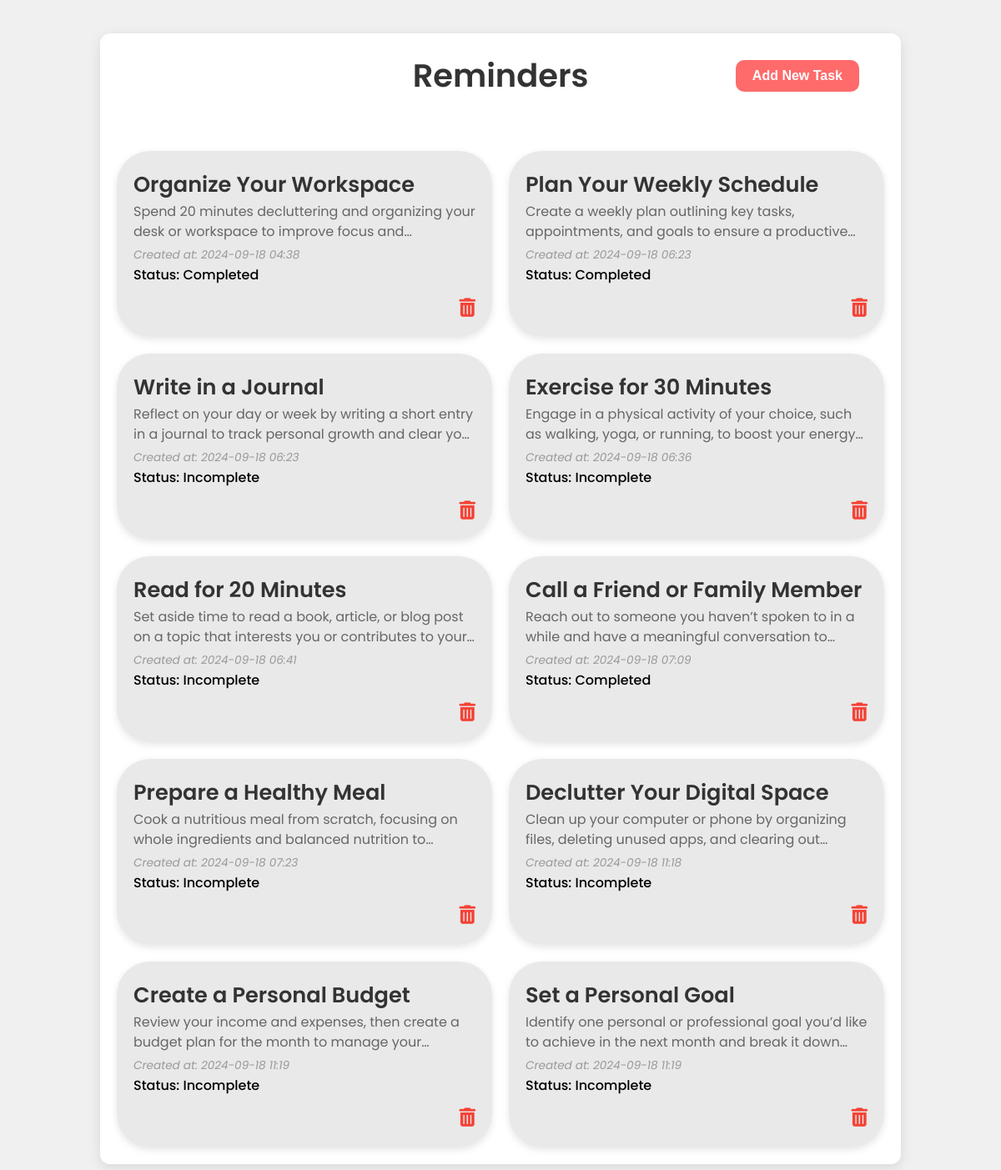
The page / on the database its author committed.
### todos/models.py (models this page shows, shortened)
class Todo(models.Model):
    title = models.CharField(max_length=255, null=False, blank=False)
    description = models.TextField(null=False, blank=False)
    completed = models.BooleanField(default=False)
    created_at = models.DateTimeField(default=timezone.now)

### todos/views.py (the view)
# urls.py: path('', views.todo_list_view, name='todo_list'),
def todo_list_view(request):
    todos = Todo.objects.all()
    return render(request, 'todos/todo_list.html', {'todos': todos})

### todos/templates/todos/todo_list.html (shortened to what this page needs)
<!DOCTYPE html>
<html lang="en">
<head>
    {% load static %}
    <link rel="stylesheet" href="{% static 'styles.css' %}">
    <link rel="stylesheet" href="https://cdnjs.cloudflare.com/ajax/libs/font-awesome/6.0.0-beta3/css/all.min.css">
</head>
<body>
    <div class="container">
        <a href="{% url 'create_todo_form' %}"><button class="add-task">Add New Task</button></a>
        <h1>Reminders</h1>
        <div class="todo-list">
            {% for todo in todos %}
                <a href="{% url 'update_todo_form' todo.id %}" class="todo-card-link">
                    <div class="todo-card">
                        <div class="task-details">
                            <strong class="task-title">{{ todo.title }}</strong>
                            <p class="description">{{ todo.description }}</p>
                            <em class="task-date">Created at: {{ todo.created_at|date:"Y-m-d H:i" }}</em>
                            <span class="task-status">Status: {{ todo.completed|yesno:"Completed,Incomplete" }}</span>
                        </div>
                        <div class="task-actions">
                            <form action="{% url 'api_delete_todo' todo.id %}" method="POST"
                                  onsubmit="return confirm('Are you sure you want to delete this task?');">
                                <button type="submit" class="delete-btn">
                                    <i class="fas fa-trash-alt delete-icon"></i>
                                </button>
                            </form>
                        </div>
                    </div>
                </a>
            {% endfor %}
        </div>
    </div>
</body>
</html>

### todos/templates/static/styles.css (style rules this page uses)
* { margin: 0; padding: 0; box-sizing: border-box; }
body { font-family: "Poppins", sans-serif; background-color: #f0f0f0; color: #333; line-height: 1.6; }
.container { max-width: 80%; margin: 40px auto; padding: 20px; background-color: #ffffff; border-radius: 12px; box-shadow: 0 4px 15px rgba(0, 0, 0, 0.1); position: relative; }
.add-task { display: flex; align-items: center; justify-content: center; width: auto; background-color: #ff6b6b; color: #fff; border: none; padding: 10px 20px; font-size: 1rem; font-weight:600; border-radius: 10px; cursor: pointer; transition: background-color 0.3s ease; position: absolute; top: 32px; right: 50px; }
h1 { text-align: center; margin-bottom: 30px; font-size: 2.4rem; font-weight: 600; color: #333; }
.todo-list { margin-top: 60px; display: grid; grid-template-columns: repeat(auto-fill, minmax(300px, 1fr)); gap: 20px; text-align: left; }
.todo-card { background-color: #dfdfdfaf; padding: 20px; border-radius: 40px; box-shadow: 0 3px 8px rgba(0, 0, 0, 0.1); transition: box-shadow 0.3s ease-in-out, transform 0.3s ease-in-out; display: flex; flex-direction: column; text-decoration: none; justify-content: space-between; height: 100%; cursor: pointer; }
.task-title { font-size: 1.6rem; font-weight: 600; color: #333; margin-bottom: 10px; }
.task-details { flex-grow: 1; }
.description { display: -webkit-box; -webkit-line-clamp: 2; -webkit-box-orient: vertical; text-decoration: none; overflow: hidden; text-overflow: ellipsis; max-height: 4.5em; line-height: 1.5em; color: #666; }
.task-date { font-size: 0.85rem; color: #999; margin-top: 5px; display: block; }
a { text-decoration: none; }
.task-status { font-weight: 500; margin-top: 10px; color: black; }
.task-actions { display: flex; justify-content: flex-end; margin-top: 15px; }
.update-btn, .delete-btn { padding: 8px 20px; font-size: 0.9rem; border-radius: 6px; cursor: pointer; border: none; color: #fff; transition: background-color 0.3s ease; }
.delete-btn { background-color: transparent; border: none; cursor: pointer; color: #f44336; font-size: 0.6rem; padding: 0; transition: color 0.3s ease-in-out; }
.delete-icon { font-size: 1.4rem; }

### rows shown on the page
Todo: title "Organize Your Workspace", description "Spend 20 minutes decluttering and organizing your desk or workspace to improve focus…", created_at "2024-09-18 04:38", completed "Completed"
Todo: title "Plan Your Weekly Schedule", description "Create a weekly plan outlining key tasks, appointments, and goals to ensure a…", created_at "2024-09-18 06:23", completed "Completed"
Todo: title "Write in a Journal", description "Reflect on your day or week by writing a short entry in a journal to track personal growth and clear…", created_at "2024-09-18 06:23", completed "Incomplete"
Todo: title "Exercise for 30 Minutes", description "Engage in a physical activity of your choice, such as walking, yoga, or running, to boost your…", created_at "2024-09-18 06:36", completed "Incomplete"
Todo: title "Read for 20 Minutes", description "Set aside time to read a book, article, or blog post on a topic that interests you or contributes to…", created_at "2024-09-18 06:41", completed "Incomplete"
Todo: title "Call a Friend or Family Member", description "Reach out to someone you haven’t spoken to in a while and have a meaningful conversation…", created_at "2024-09-18 07:09", completed "Completed"
Todo: title "Prepare a Healthy Meal", description "Cook a nutritious meal from scratch, focusing on whole ingredients and balanced nutrition…", created_at "2024-09-18 07:23", completed "Incomplete"
Todo: title "Declutter Your Digital Space", description "Clean up your computer or phone by organizing files, deleting unused apps, and clearing…", created_at "2024-09-18 11:18", completed "Incomplete"
Todo: title "Create a Personal Budget", description "Review your income and expenses, then create a budget plan for the month to manage…", created_at "2024-09-18 11:19", completed "Incomplete"
Todo: title "Set a Personal Goal", description "Identify one personal or professional goal you’d like to achieve in the next month and break it…", created_at "2024-09-18 11:19", completed "Incomplete"
